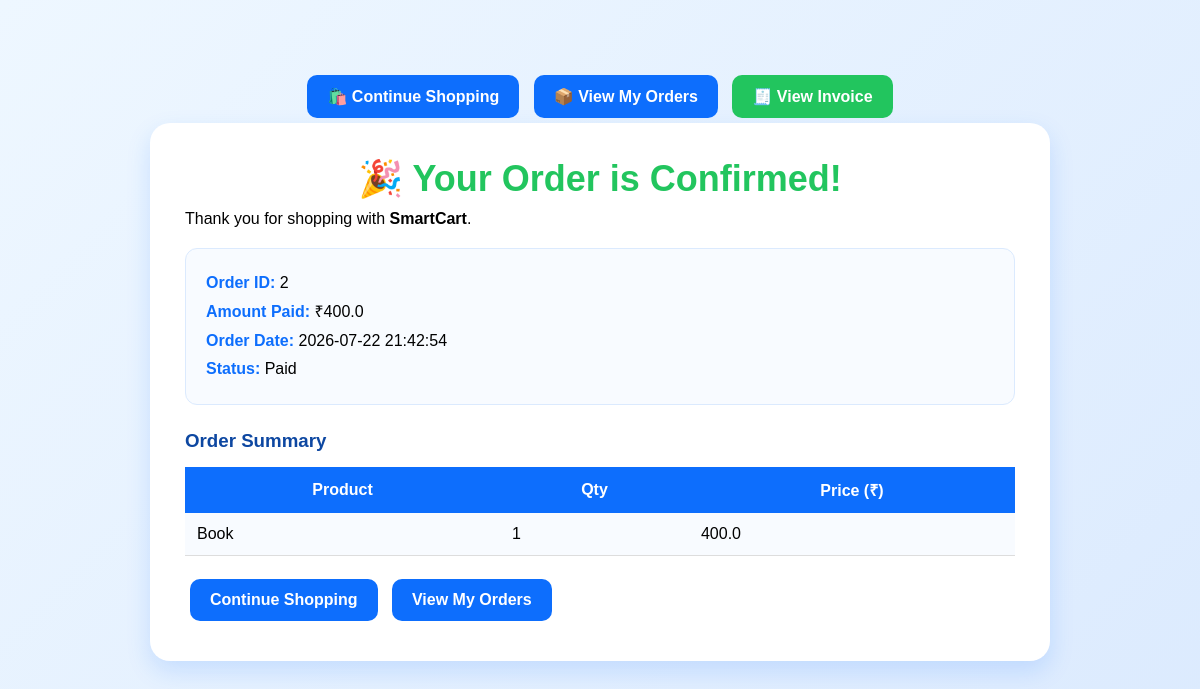
The app's page /user/order-success/2 (signed in) with its own data.
### tables this page shows
CREATE TABLE orders (
    order_id INTEGER PRIMARY KEY AUTOINCREMENT,
    user_id INTEGER NOT NULL,
    product_id INTEGER,
    quantity INTEGER,
    total_price REAL,
    status TEXT,
    razorpay_order_id TEXT,
    razorpay_payment_id TEXT,
    created_at TEXT DEFAULT (datetime('now','localtime')),
    FOREIGN KEY(user_id) REFERENCES users(user_id) ON DELETE SET NULL
);

CREATE TABLE order_items (
    order_item_id INTEGER PRIMARY KEY AUTOINCREMENT,
    order_id INTEGER NOT NULL,
    product_id INTEGER NOT NULL,
    product_name TEXT,
    quantity INTEGER,
    price REAL,
    FOREIGN KEY(order_id) REFERENCES orders(order_id) ON DELETE CASCADE
);

### app.py (the view)
@app.route('/user/order-success/<int:order_id>')
def order_success(order_id):
    if 'user_id' not in session:
        flash("Please login first!", "danger")
        return redirect(url_for('user_login'))
    conn = get_db_connection()
    cursor = conn.cursor(dictionary=True)
    cursor.execute(
        "SELECT *, created_at AS order_date FROM orders WHERE order_id=? AND user_id=?",
        (order_id, session['user_id'])
    )
    order = cursor.fetchone()
    if not order:
        cursor.close()
        conn.close()
        flash("Order not found!", "danger")
        return redirect(url_for('user_products'))
    cursor.execute(
        "SELECT * FROM order_items WHERE order_id=%s",
        (order_id,)
    )
    items = cursor.fetchall()
    cursor.close()
    conn.close()
    return render_template(
        "user/order_success.html",
        order=order,
        items=items
    )

### templates/user/order_success.html (shortened to what this page needs)
<!DOCTYPE html>
<html>
<head>
</head>
<body>
<div class="button-group">
    <a href="{{ url_for('user_products') }}" class="btn">
        🛍️ Continue Shopping
    </a>
    <a href="{{ url_for('my_orders') }}" class="btn">
        📦 View My Orders
    </a>
    <a href="{{ url_for('invoice', order_id=order.order_id) }}"
       class="btn invoice-btn">
        🧾 View Invoice
    </a>
</div>
<div class="success-container">
    <h2>🎉 Your Order is Confirmed!</h2>
    <p>Thank you for shopping with <strong>SmartCart</strong>.</p>
    <div class="order-details">
        <p><strong>Order ID:</strong> {{ order.order_id }}</p>
        <p><strong>Amount Paid:</strong> ₹{{ order.total_price }}</p>
        <p><strong>Order Date:</strong> {{ order.order_date }}</p>
        <p><strong>Status:</strong> {{ order.status }}</p>
    </div>
    <div class="items-list">
        <h3>Order Summary</h3>
        <table>
            <tr>
                <th>Product</th>
                <th>Qty</th>
                <th>Price (₹)</th>
            </tr>
            {% for it in items %}
            <tr>
                <td>{{ it.product_name }}</td>
                <td>{{ it.quantity }}</td>
                <td>{{ it.price }}</td>
            </tr>
            {% endfor %}
        </table>
    </div>
    <br>
    <a href="/user/products" class="btn">Continue Shopping</a>
    <a href="/user/my-orders" class="btn">View My Orders</a>
</div>
</body>
</html>

### templates/user/order_success.html (style rules this page uses)
* { margin:0; padding:0; box-sizing:border-box; font-family:Arial, sans-serif; }
body { background:linear-gradient(135deg,#eef7ff,#dbeafe); min-height:100vh; padding:40px 20px; }
.success-container { max-width:900px; margin:auto; background:white; padding:35px; border-radius:20px; box-shadow:0 10px 25px rgba(13,110,253,.15); }
.success-container h2 { text-align:center; color:#22c55e; font-size:36px; margin-bottom:10px; }
.order-details { background:#f8fbff; border:1px solid #dbeafe; border-radius:12px; padding:20px; margin-top:20px; line-height:1.8; }
.order-details strong { color:#0d6efd; }
.items-list { margin-top:25px; }
.items-list h3 { color:#0d47a1; margin-bottom:15px; }
.items-list table { width:100%; border-collapse:collapse; }
.items-list th { background:#0d6efd; color:white; padding:12px; }
.items-list td { padding:12px; border-bottom:1px solid #ddd; }
.items-list tr:nth-child(even) { background:#f8fbff; }
.button-group { text-align:center; margin-top:30px; }
.btn { display:inline-block; padding:12px 20px; background:#0d6efd; color:white; text-decoration:none; border-radius:10px; margin:5px; transition:.3s; font-weight:bold; }
.invoice-btn { background:#22c55e; }

### records on screen
orders: order_id "2", total_price "400.0", order_date "2026-07-22 21:42:54", status "Paid"
order_items: product_name "Book", quantity "1", price "400.0"
